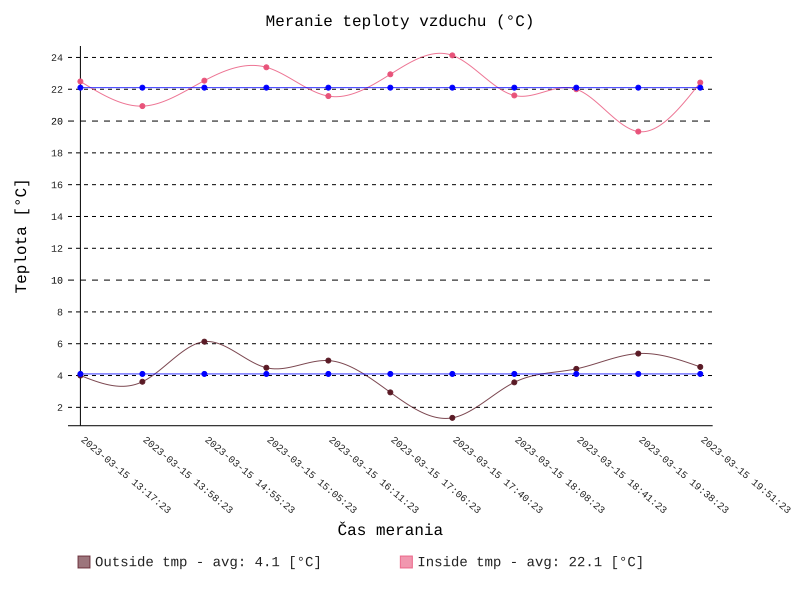

Python code for this plot:
#!/usr/bin/env python
import random
from pygal import Line, Pie, Bar, style
from pygal.style import Style

custom_style = Style(
  background='transparent',
  plot_background='transparent',
  #foreground='#53EBBB',
  #foreground_strong='#53B0E8',
  #foreground_subtle='#631C0D',
  opacity='.6',
  opacity_hover='.9',
  transition='400ms ease-in',
  colors=('#5A1A25', '#E8537A', '#0000FF', '#0000FF'))

# Create Bar chart
chart = Line(
        x_label_rotation=40, 
        show_legend=True, 
        #style=style.LightSolarizedStyle,
        style=custom_style,
        interpolate='cubic',
        legend_at_bottom=True
        )

chart.title = 'Meranie teploty vzduchu (°C)'
chart.y_title = 'Teplota [°C]'
chart.x_title = 'Čas merania'

x_labels = [
        '2023-03-15 13:17:23', 
        '2023-03-15 13:58:23', 
        '2023-03-15 14:55:23', 
        '2023-03-15 15:05:23', 
        '2023-03-15 16:11:23', 
        '2023-03-15 17:06:23', 
        '2023-03-15 17:40:23', 
        '2023-03-15 18:08:23', 
        '2023-03-15 18:41:23', 
        '2023-03-15 19:38:23', 
        '2023-03-15 19:51:23'
        ]

meranie_vonku = [4, 3.61, 6.13, 4.49, 4.94, 2.94, 1.34, 3.57, 4.42, 5.38, 4.54]

meranie_vnutorna = [i + 18 for i in meranie_vonku]
random.shuffle(meranie_vnutorna)

priemer_tmp_vonku = round(sum(meranie_vonku) / len(meranie_vonku), 1)
priemer_tmp_vnutorna = round(sum(meranie_vnutorna) / len(meranie_vnutorna), 1)  

chart.x_labels = x_labels

# Add data to the chart
chart.add(f'Outside tmp - avg: {priemer_tmp_vonku} [°C]', meranie_vonku)
chart.add(f'Inside tmp - avg: {priemer_tmp_vnutorna} [°C]', meranie_vnutorna)

chart.add(None, [priemer_tmp_vonku for _ in range(len(meranie_vonku))], color='gray')
chart.add(None, [priemer_tmp_vnutorna for _ in range(len(meranie_vnutorna))], color='gray')


chart.render_to_file('meranie_manual.svg')
#chart.render_in_browser()
